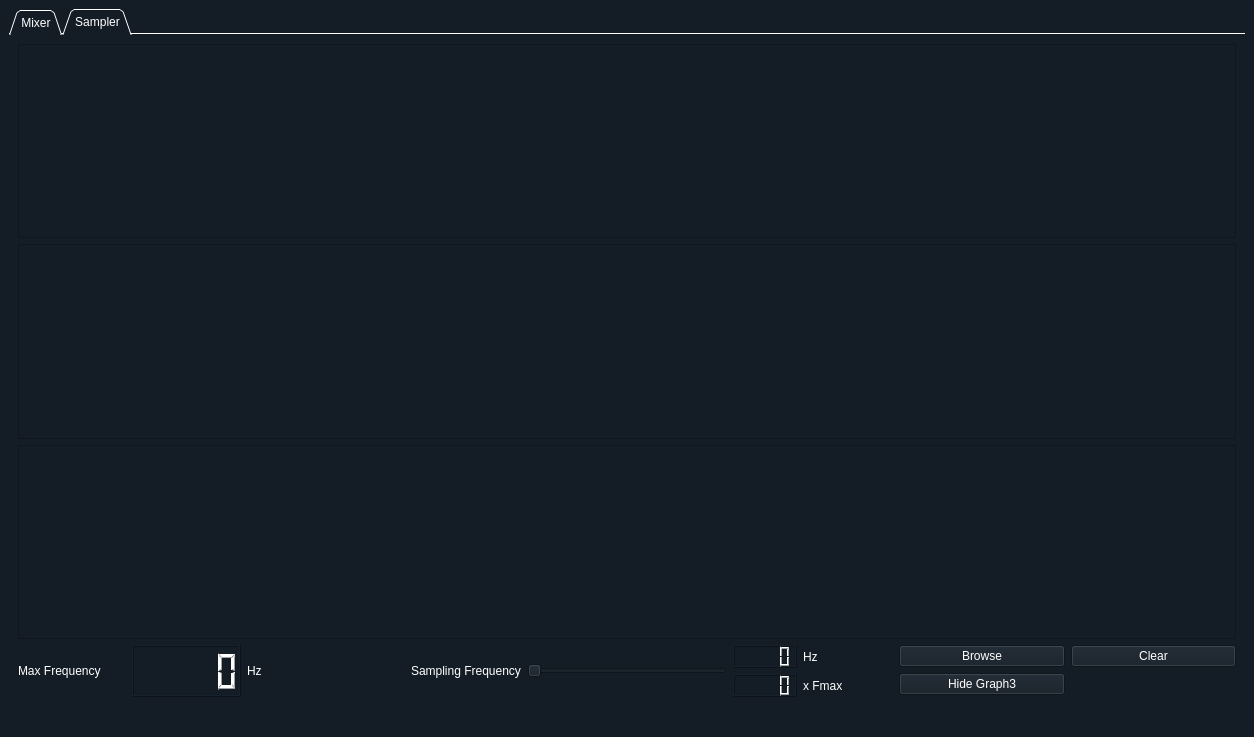
<?xml version="1.0" encoding="UTF-8"?>
<ui version="4.0">
 <class>MainWindow</class>
 <widget class="QMainWindow" name="MainWindow">
  <property name="geometry">
   <rect>
    <x>0</x>
    <y>0</y>
    <width>1254</width>
    <height>737</height>
   </rect>
  </property>
  <property name="windowTitle">
   <string>MainWindow</string>
  </property>
  <property name="styleSheet">
   <string notr="true">
background-color: rgb(20, 29, 38);</string>
  </property>
  <widget class="QWidget" name="centralwidget">
   <layout class="QGridLayout" name="gridLayout_4">
    <item row="0" column="0">
     <widget class="QTabWidget" name="windowTabs">
      <property name="styleSheet">
       <string notr="true">background-color: rgb(27, 40, 54);
color: rgb(255, 255, 255);
background-color: rgb(20, 29, 38);</string>
      </property>
      <property name="tabPosition">
       <enum>QTabWidget::North</enum>
      </property>
      <property name="tabShape">
       <enum>QTabWidget::Triangular</enum>
      </property>
      <property name="currentIndex">
       <number>1</number>
      </property>
      <property name="iconSize">
       <size>
        <width>14</width>
        <height>20</height>
       </size>
      </property>
      <property name="documentMode">
       <bool>true</bool>
      </property>
      <property name="tabsClosable">
       <bool>false</bool>
      </property>
      <property name="movable">
       <bool>true</bool>
      </property>
      <property name="tabBarAutoHide">
       <bool>false</bool>
      </property>
      <widget class="QWidget" name="mixerTab">
       <attribute name="icon">
        <iconset>
         <normaloff>../../../../tststst/dsp khara/task2/nyquist-theory-illustrator/data/icons/Calculator-256.png</normaloff>../../../../tststst/dsp khara/task2/nyquist-theory-illustrator/data/icons/Calculator-256.png</iconset>
       </attribute>
       <attribute name="title">
        <string>Mixer</string>
       </attribute>
       <widget class="PlotWidget" name="mixerGraph1">
        <property name="geometry">
         <rect>
          <x>50</x>
          <y>40</y>
          <width>721</width>
          <height>411</height>
         </rect>
        </property>
       </widget>
       <widget class="QSlider" name="magnitudeMixerSlider">
        <property name="geometry">
         <rect>
          <x>920</x>
          <y>320</y>
          <width>160</width>
          <height>22</height>
         </rect>
        </property>
        <property name="orientation">
         <enum>Qt::Horizontal</enum>
        </property>
       </widget>
       <widget class="QSlider" name="freqMixerSlider">
        <property name="geometry">
         <rect>
          <x>920</x>
          <y>380</y>
          <width>160</width>
          <height>22</height>
         </rect>
        </property>
        <property name="orientation">
         <enum>Qt::Horizontal</enum>
        </property>
       </widget>
       <widget class="QSlider" name="phaseMixerSlider">
        <property name="geometry">
         <rect>
          <x>920</x>
          <y>430</y>
          <width>160</width>
          <height>22</height>
         </rect>
        </property>
        <property name="orientation">
         <enum>Qt::Horizontal</enum>
        </property>
       </widget>
       <widget class="QLabel" name="label">
        <property name="geometry">
         <rect>
          <x>830</x>
          <y>320</y>
          <width>81</width>
          <height>21</height>
         </rect>
        </property>
        <property name="text">
         <string>Magnitude</string>
        </property>
       </widget>
       <widget class="QLabel" name="label_2">
        <property name="geometry">
         <rect>
          <x>830</x>
          <y>380</y>
          <width>81</width>
          <height>16</height>
         </rect>
        </property>
        <property name="text">
         <string>Frequency</string>
        </property>
       </widget>
       <widget class="QLabel" name="label_3">
        <property name="geometry">
         <rect>
          <x>830</x>
          <y>430</y>
          <width>81</width>
          <height>16</height>
         </rect>
        </property>
        <property name="text">
         <string>Phase</string>
        </property>
       </widget>
       <widget class="QLCDNumber" name="magnitudeMixerLcd">
        <property name="geometry">
         <rect>
          <x>1120</x>
          <y>320</y>
          <width>64</width>
          <height>23</height>
         </rect>
        </property>
       </widget>
       <widget class="QLCDNumber" name="freqMixerLcd">
        <property name="geometry">
         <rect>
          <x>1120</x>
          <y>380</y>
          <width>64</width>
          <height>23</height>
         </rect>
        </property>
       </widget>
       <widget class="QLCDNumber" name="phaseMixerLcd">
        <property name="geometry">
         <rect>
          <x>1120</x>
          <y>440</y>
          <width>64</width>
          <height>23</height>
         </rect>
        </property>
       </widget>
       <widget class="QPushButton" name="confirmMixerButton">
        <property name="geometry">
         <rect>
          <x>910</x>
          <y>510</y>
          <width>93</width>
          <height>28</height>
         </rect>
        </property>
        <property name="text">
         <string>Confirm</string>
        </property>
       </widget>
       <widget class="QPushButton" name="deleteMixerButton">
        <property name="geometry">
         <rect>
          <x>1040</x>
          <y>510</y>
          <width>93</width>
          <height>28</height>
         </rect>
        </property>
        <property name="text">
         <string>Delete</string>
        </property>
       </widget>
       <widget class="QComboBox" name="signalMixerMenu">
        <property name="geometry">
         <rect>
          <x>820</x>
          <y>280</y>
          <width>161</width>
          <height>21</height>
         </rect>
        </property>
       </widget>
       <widget class="QPushButton" name="sampleMixerButton">
        <property name="geometry">
         <rect>
          <x>230</x>
          <y>500</y>
          <width>93</width>
          <height>28</height>
         </rect>
        </property>
        <property name="text">
         <string>Sample</string>
        </property>
       </widget>
       <widget class="QPushButton" name="clearMixerButton">
        <property name="geometry">
         <rect>
          <x>340</x>
          <y>500</y>
          <width>93</width>
          <height>28</height>
         </rect>
        </property>
        <property name="text">
         <string>Clear</string>
        </property>
       </widget>
      </widget>
      <widget class="QWidget" name="viewerTab">
       <attribute name="icon">
        <iconset>
         <normaloff>../../../../tststst/dsp khara/task2/nyquist-theory-illustrator/data/icons/Real-Time-256.png</normaloff>../../../../tststst/dsp khara/task2/nyquist-theory-illustrator/data/icons/Real-Time-256.png</iconset>
       </attribute>
       <attribute name="title">
        <string>Sampler</string>
       </attribute>
       <layout class="QGridLayout" name="gridLayout_3">
        <item row="0" column="0">
         <layout class="QVBoxLayout" name="verticalLayout_3">
          <item>
           <widget class="PlotWidget" name="samplerGraph1"/>
          </item>
          <item>
           <widget class="PlotWidget" name="samplerGraph2"/>
          </item>
          <item>
           <widget class="PlotWidget" name="samplerGraph3"/>
          </item>
          <item>
           <layout class="QHBoxLayout" name="horizontalLayout_10">
            <item>
             <layout class="QHBoxLayout" name="horizontalLayout">
              <item>
               <widget class="QLabel" name="label_5">
                <property name="text">
                 <string>Max Frequency</string>
                </property>
               </widget>
              </item>
              <item>
               <widget class="QLCDNumber" name="maxFreqSamplerLcd"/>
              </item>
              <item>
               <widget class="QLabel" name="label_6">
                <property name="text">
                 <string>Hz</string>
                </property>
               </widget>
              </item>
             </layout>
            </item>
            <item>
             <spacer name="horizontalSpacer_2">
              <property name="orientation">
               <enum>Qt::Horizontal</enum>
              </property>
              <property name="sizeType">
               <enum>QSizePolicy::Fixed</enum>
              </property>
              <property name="sizeHint" stdset="0">
               <size>
                <width>50</width>
                <height>20</height>
               </size>
              </property>
             </spacer>
            </item>
            <item>
             <layout class="QHBoxLayout" name="horizontalLayout_5">
              <item>
               <widget class="QLabel" name="label_4">
                <property name="text">
                 <string>Sampling Frequency</string>
                </property>
               </widget>
              </item>
              <item>
               <widget class="QSlider" name="FreqSamplerSlider">
                <property name="sizePolicy">
                 <sizepolicy hsizetype="Fixed" vsizetype="Fixed">
                  <horstretch>30</horstretch>
                  <verstretch>49</verstretch>
                 </sizepolicy>
                </property>
                <property name="minimumSize">
                 <size>
                  <width>200</width>
                  <height>20</height>
                 </size>
                </property>
                <property name="orientation">
                 <enum>Qt::Horizontal</enum>
                </property>
               </widget>
              </item>
              <item>
               <layout class="QVBoxLayout" name="verticalLayout">
                <item>
                 <layout class="QHBoxLayout" name="horizontalLayout_3">
                  <item>
                   <widget class="QLCDNumber" name="freqSamplerLcd"/>
                  </item>
                  <item>
                   <widget class="QLabel" name="label_7">
                    <property name="text">
                     <string>Hz</string>
                    </property>
                   </widget>
                  </item>
                 </layout>
                </item>
                <item>
                 <layout class="QHBoxLayout" name="horizontalLayout_4">
                  <item>
                   <widget class="QLCDNumber" name="freqSamplerFactorLcd"/>
                  </item>
                  <item>
                   <widget class="QLabel" name="label_8">
                    <property name="text">
                     <string>x Fmax</string>
                    </property>
                   </widget>
                  </item>
                 </layout>
                </item>
               </layout>
              </item>
             </layout>
            </item>
            <item>
             <spacer name="horizontalSpacer">
              <property name="orientation">
               <enum>Qt::Horizontal</enum>
              </property>
              <property name="sizeType">
               <enum>QSizePolicy::Fixed</enum>
              </property>
              <property name="sizeHint" stdset="0">
               <size>
                <width>50</width>
                <height>20</height>
               </size>
              </property>
             </spacer>
            </item>
            <item>
             <layout class="QGridLayout" name="gridLayout">
              <item row="0" column="0">
               <widget class="QPushButton" name="browseSamplerButton">
                <property name="text">
                 <string>Browse</string>
                </property>
               </widget>
              </item>
              <item row="0" column="1">
               <widget class="QPushButton" name="clearSamplerButton">
                <property name="text">
                 <string>Clear</string>
                </property>
               </widget>
              </item>
              <item row="1" column="0">
               <widget class="QPushButton" name="splitSamplerButton">
                <property name="text">
                 <string>Hide Graph3</string>
                </property>
               </widget>
              </item>
             </layout>
            </item>
           </layout>
          </item>
         </layout>
        </item>
       </layout>
      </widget>
     </widget>
    </item>
   </layout>
  </widget>
  <widget class="QMenuBar" name="menubar">
   <property name="geometry">
    <rect>
     <x>0</x>
     <y>0</y>
     <width>1254</width>
     <height>26</height>
    </rect>
   </property>
  </widget>
  <widget class="QStatusBar" name="statusbar"/>
 </widget>
 <customwidgets>
  <customwidget>
   <class>PlotWidget</class>
   <extends>QGraphicsView</extends>
   <header>pyqtgraph</header>
   <container>1</container>
  </customwidget>
 </customwidgets>
 <resources/>
 <connections/>
</ui>
